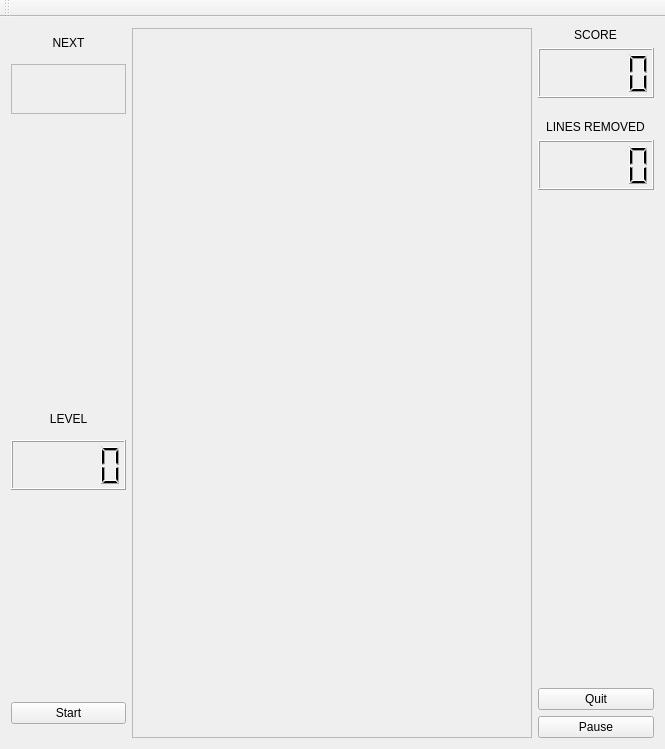
<?xml version="1.0" encoding="UTF-8"?>
<ui version="4.0">
 <class>MainWindow</class>
 <widget class="QMainWindow" name="MainWindow">
  <property name="geometry">
   <rect>
    <x>0</x>
    <y>0</y>
    <width>665</width>
    <height>749</height>
   </rect>
  </property>
  <property name="windowTitle">
   <string>Tetris</string>
  </property>
  <widget class="QWidget" name="centralWidget">
   <layout class="QGridLayout" name="gridLayout">
    <item row="0" column="0">
     <widget class="QLabel" name="label_3">
      <property name="maximumSize">
       <size>
        <width>115</width>
        <height>30</height>
       </size>
      </property>
      <property name="text">
       <string>NEXT</string>
      </property>
      <property name="alignment">
       <set>Qt::AlignCenter</set>
      </property>
     </widget>
    </item>
    <item row="0" column="1" rowspan="5">
     <widget class="QFrame" name="TetrisBoard">
      <property name="minimumSize">
       <size>
        <width>400</width>
        <height>650</height>
       </size>
      </property>
      <property name="frameShape">
       <enum>QFrame::StyledPanel</enum>
      </property>
      <property name="frameShadow">
       <enum>QFrame::Raised</enum>
      </property>
     </widget>
    </item>
    <item row="0" column="2" rowspan="2">
     <layout class="QVBoxLayout" name="verticalLayout">
      <item>
       <widget class="QLabel" name="label">
        <property name="maximumSize">
         <size>
          <width>115</width>
          <height>30</height>
         </size>
        </property>
        <property name="text">
         <string>SCORE</string>
        </property>
        <property name="alignment">
         <set>Qt::AlignCenter</set>
        </property>
       </widget>
      </item>
      <item>
       <widget class="QLCDNumber" name="lcdNumber_score">
        <property name="minimumSize">
         <size>
          <width>0</width>
          <height>50</height>
         </size>
        </property>
        <property name="maximumSize">
         <size>
          <width>16777215</width>
          <height>50</height>
         </size>
        </property>
        <property name="frameShape">
         <enum>QFrame::Box</enum>
        </property>
       </widget>
      </item>
      <item>
       <spacer name="verticalSpacer">
        <property name="orientation">
         <enum>Qt::Vertical</enum>
        </property>
        <property name="sizeHint" stdset="0">
         <size>
          <width>20</width>
          <height>40</height>
         </size>
        </property>
       </spacer>
      </item>
     </layout>
    </item>
    <item row="1" column="0">
     <widget class="QFrame" name="frame_next">
      <property name="minimumSize">
       <size>
        <width>0</width>
        <height>50</height>
       </size>
      </property>
      <property name="maximumSize">
       <size>
        <width>16777215</width>
        <height>50</height>
       </size>
      </property>
      <property name="frameShape">
       <enum>QFrame::StyledPanel</enum>
      </property>
      <property name="frameShadow">
       <enum>QFrame::Raised</enum>
      </property>
     </widget>
    </item>
    <item row="2" column="2">
     <layout class="QVBoxLayout" name="verticalLayout_2">
      <item>
       <widget class="QLabel" name="label_2">
        <property name="maximumSize">
         <size>
          <width>115</width>
          <height>30</height>
         </size>
        </property>
        <property name="text">
         <string>LINES REMOVED</string>
        </property>
        <property name="alignment">
         <set>Qt::AlignCenter</set>
        </property>
       </widget>
      </item>
      <item>
       <widget class="QLCDNumber" name="lcdNumber_linesRemoved">
        <property name="minimumSize">
         <size>
          <width>0</width>
          <height>50</height>
         </size>
        </property>
        <property name="maximumSize">
         <size>
          <width>16777215</width>
          <height>50</height>
         </size>
        </property>
        <property name="frameShape">
         <enum>QFrame::Box</enum>
        </property>
       </widget>
      </item>
      <item>
       <spacer name="verticalSpacer_2">
        <property name="orientation">
         <enum>Qt::Vertical</enum>
        </property>
        <property name="sizeHint" stdset="0">
         <size>
          <width>20</width>
          <height>40</height>
         </size>
        </property>
       </spacer>
      </item>
     </layout>
    </item>
    <item row="3" column="0">
     <layout class="QVBoxLayout" name="verticalLayout_5">
      <item>
       <widget class="QLabel" name="label_4">
        <property name="minimumSize">
         <size>
          <width>0</width>
          <height>30</height>
         </size>
        </property>
        <property name="maximumSize">
         <size>
          <width>16777215</width>
          <height>30</height>
         </size>
        </property>
        <property name="text">
         <string>LEVEL</string>
        </property>
        <property name="alignment">
         <set>Qt::AlignCenter</set>
        </property>
       </widget>
      </item>
      <item>
       <widget class="QLCDNumber" name="lcdNumber_level">
        <property name="minimumSize">
         <size>
          <width>0</width>
          <height>50</height>
         </size>
        </property>
        <property name="maximumSize">
         <size>
          <width>16777215</width>
          <height>50</height>
         </size>
        </property>
        <property name="frameShape">
         <enum>QFrame::Box</enum>
        </property>
       </widget>
      </item>
      <item>
       <spacer name="verticalSpacer_3">
        <property name="orientation">
         <enum>Qt::Vertical</enum>
        </property>
        <property name="sizeHint" stdset="0">
         <size>
          <width>20</width>
          <height>40</height>
         </size>
        </property>
       </spacer>
      </item>
     </layout>
    </item>
    <item row="4" column="0">
     <widget class="QPushButton" name="pushButton_start">
      <property name="text">
       <string>Start</string>
      </property>
     </widget>
    </item>
    <item row="4" column="2">
     <layout class="QVBoxLayout" name="verticalLayout_3">
      <item>
       <widget class="QPushButton" name="pushButton_Quit">
        <property name="text">
         <string>Quit</string>
        </property>
       </widget>
      </item>
      <item>
       <widget class="QPushButton" name="pushButton_Pause">
        <property name="text">
         <string>Pause</string>
        </property>
       </widget>
      </item>
     </layout>
    </item>
   </layout>
  </widget>
  <widget class="QMenuBar" name="menuBar">
   <property name="geometry">
    <rect>
     <x>0</x>
     <y>0</y>
     <width>665</width>
     <height>22</height>
    </rect>
   </property>
  </widget>
  <widget class="QToolBar" name="mainToolBar">
   <attribute name="toolBarArea">
    <enum>TopToolBarArea</enum>
   </attribute>
   <attribute name="toolBarBreak">
    <bool>false</bool>
   </attribute>
  </widget>
 </widget>
 <layoutdefault spacing="6" margin="11"/>
 <resources/>
 <connections/>
</ui>
